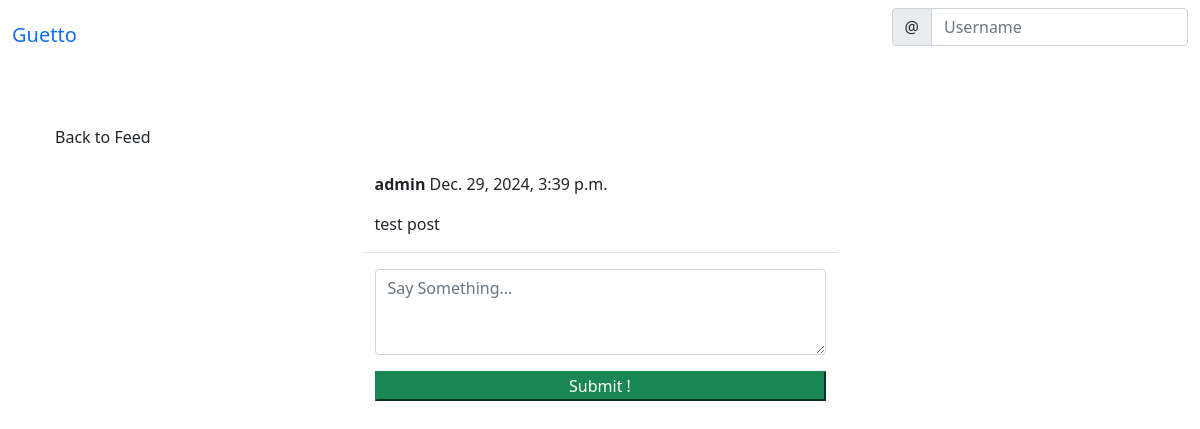
Page /social/post/1 (signed in) on the earlier database version.
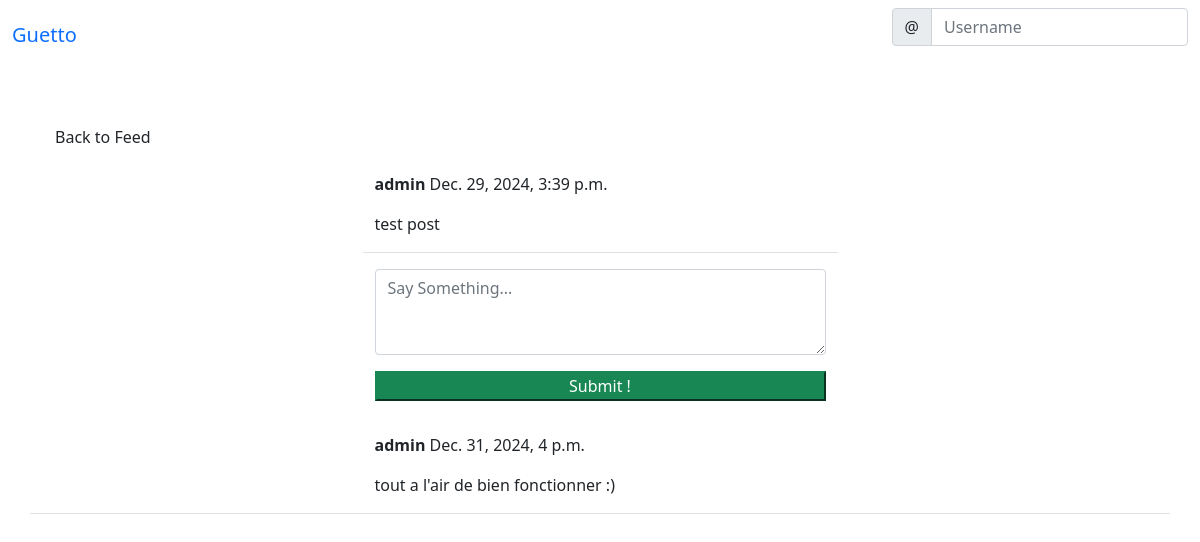
Same page on the later database version.
### social/models.py (models this page shows)
class Comment(models.Model):
    comment = models.TextField()
    created_on = models.DateTimeField(default=timezone.now)
    author = models.ForeignKey(User, on_delete=models.CASCADE)
    post = models.ForeignKey('Post', on_delete=models.CASCADE )

### social/views.py (the view, shortened to what this page needs)
# urls.py: path('post/<int:pk>', PostDetailView.as_view(), name='post-detail'),
class PostDetailView(LoginRequiredMixin, View):
    def get(self, request, pk, *args, **kwargs):
        post = Post.objects.get(pk=pk)
        form = CommentForm()
        comments = Comment.objects.filter(post=post).order_by('-created_on')
        context = {
            'post': post,
            'form': form,
            'comments': comments,
        }
        return render(request, 'social/post_detail.html', context)

### social/forms.py
class CommentForm(forms.ModelForm):
    comment = forms.CharField(
            label='',
            widget=forms.Textarea(attrs={
                'rows': '3',
                'placeholder': 'Say Something...'
                }
                )
        )
    class Meta:
        model = Comment
        fields = ['comment']

### social/templates/social/post_detail.html (shortened to what this page needs)
{% extends 'landing/base.html' %}
{% load crispy_forms_tags %}
{% block content %}
    {% if user.is_authenticated %}
    <div class="container">
        <div class="row mt-5">
            <div class="col-md-5 col-sm-6">
                <a href="{% url 'post-list' %}" class="btn btn_light">Back to Feed</a>
            </div>
        </div>
        <div class="row justify-content-center mt-3">
            <div class="col-md-5 col-sm-12 border-bottom">
                <p><strong>{{ post.author }}</strong> {{ post.created_on }} </p>
                <p>{{ post.body }}</p>
            </div>
        </div>
        <div class="row justify-content-center mt-3">
            <div class="col-md-5 col-sm-12">
                <form method="post">
                    {{ form | crispy }}
                    <div class="d-grid gap-2">
                        <button class="btnb btn-success mt-3">Submit !</button>
                    </div>
                </form>
            </div>
        </div>
        {% for comment in comments %}
        <div class="row justify-content-center mt-3 mb-5 border-bottom">
            <div class="col-md-5 col-sm-12">
                <p>
                    <strong>{{ comment.author }}</strong> {{ comment.created_on }}
                </p>
                <p>{{ comment.comment }}</p>
            </div>
        </div>
        {% endfor %}
    </div>
    {% endif %}
{% endblock content %}

Differences in the rows shown:
added Comment: author "admin", created_on "Dec. 31, 2024, 4 p.m.", comment "tout a l'air de bien fonctionner :)"
